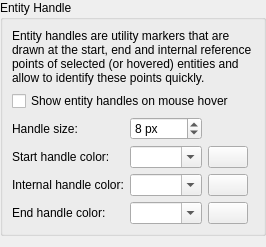
<?xml version="1.0" encoding="UTF-8"?>
<ui version="4.0">
 <class>LC_SettingsPageGraphicViewHandles</class>
 <widget class="QWidget" name="LC_SettingsPageGraphicViewHandles">
  <property name="geometry">
   <rect>
    <x>0</x>
    <y>0</y>
    <width>259</width>
    <height>247</height>
   </rect>
  </property>
  <layout class="QGridLayout" name="gridLayout_main">
   <property name="leftMargin">
    <number>0</number>
   </property>
   <property name="topMargin">
    <number>0</number>
   </property>
   <property name="rightMargin">
    <number>0</number>
   </property>
   <property name="bottomMargin">
    <number>0</number>
   </property>
   <item row="0" column="0">
    <widget class="QGroupBox" name="gbGVEntityHandle">
     <property name="title">
      <string>Entity Handle</string>
     </property>
     <layout class="QGridLayout" name="gridLayout_hnd">
      <item row="3" column="1">
       <widget class="LC_ContentAdjustableComboBox" name="cbStartHandleColor">
        <property name="sizePolicy">
         <sizepolicy hsizetype="Preferred" vsizetype="Preferred">
          <horstretch>0</horstretch>
          <verstretch>0</verstretch>
         </sizepolicy>
        </property>
        <property name="toolTip">
         <string>Start Handle Color

Color for start handle of entity</string>
        </property>
        <property name="editable">
         <bool>true</bool>
        </property>
        <property name="sizeAdjustPolicy">
         <enum>QComboBox::SizeAdjustPolicy::AdjustToContents</enum>
        </property>
       </widget>
      </item>
      <item row="5" column="0">
       <widget class="QLabel" name="lHandleEndColor">
        <property name="sizePolicy">
         <sizepolicy hsizetype="Preferred" vsizetype="Preferred">
          <horstretch>0</horstretch>
          <verstretch>0</verstretch>
         </sizepolicy>
        </property>
        <property name="text">
         <string>End handle color:</string>
        </property>
        <property name="buddy">
         <cstring>cbEndHandleColor</cstring>
        </property>
       </widget>
      </item>
      <item row="1" column="0" colspan="3">
       <widget class="QCheckBox" name="cbShowRefPointsOnHovering">
        <property name="sizePolicy">
         <sizepolicy hsizetype="Preferred" vsizetype="Preferred">
          <horstretch>0</horstretch>
          <verstretch>0</verstretch>
         </sizepolicy>
        </property>
        <property name="toolTip">
         <string>Handle Visibility

If enabled, entity handles are highlighted on hover (requires &quot;highlight entities on hover&quot; to be enabled)</string>
        </property>
        <property name="text">
         <string>Show entity handles on mouse hover</string>
        </property>
       </widget>
      </item>
      <item row="5" column="2">
       <widget class="LC_ColorButton" name="pb_end">
        <property name="toolTip">
         <string>End

Click to select color.</string>
        </property>
       </widget>
      </item>
      <item row="5" column="1">
       <widget class="LC_ContentAdjustableComboBox" name="cbEndHandleColor">
        <property name="sizePolicy">
         <sizepolicy hsizetype="Preferred" vsizetype="Preferred">
          <horstretch>0</horstretch>
          <verstretch>0</verstretch>
         </sizepolicy>
        </property>
        <property name="toolTip">
         <string>End Handle Color

Color of end handle for entity</string>
        </property>
        <property name="editable">
         <bool>true</bool>
        </property>
        <property name="sizeAdjustPolicy">
         <enum>QComboBox::SizeAdjustPolicy::AdjustToContents</enum>
        </property>
       </widget>
      </item>
      <item row="2" column="1">
       <widget class="QSpinBox" name="sbHandleSize">
        <property name="sizePolicy">
         <sizepolicy hsizetype="Minimum" vsizetype="Preferred">
          <horstretch>0</horstretch>
          <verstretch>0</verstretch>
         </sizepolicy>
        </property>
        <property name="toolTip">
         <string>Hangle Size

Size of square that is highlights entities reference points (endpoints etc.)</string>
        </property>
        <property name="suffix">
         <string> px</string>
        </property>
        <property name="minimum">
         <number>2</number>
        </property>
        <property name="maximum">
         <number>24</number>
        </property>
        <property name="value">
         <number>8</number>
        </property>
       </widget>
      </item>
      <item row="3" column="3">
       <spacer name="horizontalSpacer">
        <property name="orientation">
         <enum>Qt::Orientation::Horizontal</enum>
        </property>
        <property name="sizeHint" stdset="0">
         <size>
          <width>0</width>
          <height>0</height>
         </size>
        </property>
       </spacer>
      </item>
      <item row="4" column="1">
       <widget class="LC_ContentAdjustableComboBox" name="cbHandleColor">
        <property name="sizePolicy">
         <sizepolicy hsizetype="Preferred" vsizetype="Preferred">
          <horstretch>0</horstretch>
          <verstretch>0</verstretch>
         </sizepolicy>
        </property>
        <property name="toolTip">
         <string>Internal Handle Color

Color of non-endpoint handle of entity</string>
        </property>
        <property name="editable">
         <bool>true</bool>
        </property>
        <property name="sizeAdjustPolicy">
         <enum>QComboBox::SizeAdjustPolicy::AdjustToContents</enum>
        </property>
       </widget>
      </item>
      <item row="4" column="0">
       <widget class="QLabel" name="lHandleColor">
        <property name="sizePolicy">
         <sizepolicy hsizetype="Preferred" vsizetype="Preferred">
          <horstretch>0</horstretch>
          <verstretch>0</verstretch>
         </sizepolicy>
        </property>
        <property name="text">
         <string>Internal handle color:</string>
        </property>
        <property name="buddy">
         <cstring>cbHandleColor</cstring>
        </property>
       </widget>
      </item>
      <item row="3" column="0">
       <widget class="QLabel" name="lHandleStartColor">
        <property name="sizePolicy">
         <sizepolicy hsizetype="Preferred" vsizetype="Preferred">
          <horstretch>0</horstretch>
          <verstretch>0</verstretch>
         </sizepolicy>
        </property>
        <property name="text">
         <string>Start handle color:</string>
        </property>
        <property name="buddy">
         <cstring>cbStartHandleColor</cstring>
        </property>
       </widget>
      </item>
      <item row="2" column="0">
       <widget class="QLabel" name="lEntityHandleSize">
        <property name="sizePolicy">
         <sizepolicy hsizetype="Preferred" vsizetype="Preferred">
          <horstretch>0</horstretch>
          <verstretch>0</verstretch>
         </sizepolicy>
        </property>
        <property name="text">
         <string>Handle size:</string>
        </property>
        <property name="buddy">
         <cstring>sbHandleSize</cstring>
        </property>
       </widget>
      </item>
      <item row="4" column="2">
       <widget class="LC_ColorButton" name="pb_handle">
        <property name="toolTip">
         <string>Internal

Click to select color.</string>
        </property>
       </widget>
      </item>
      <item row="3" column="2">
       <widget class="LC_ColorButton" name="pb_start">
        <property name="toolTip">
         <string>Start

Click to select color.</string>
        </property>
       </widget>
      </item>
      <item row="0" column="0" colspan="4">
       <widget class="QLabel" name="label">
        <property name="text">
         <string>Entity handles are utility markers that are drawn at the start, end and internal reference points of selected (or hovered) entities and allow to identify these points quickly.</string>
        </property>
        <property name="wordWrap">
         <bool>true</bool>
        </property>
       </widget>
      </item>
     </layout>
    </widget>
   </item>
   <item row="1" column="0">
    <spacer name="verticalSpacer">
     <property name="orientation">
      <enum>Qt::Orientation::Vertical</enum>
     </property>
     <property name="sizeHint" stdset="0">
      <size>
       <width>0</width>
       <height>0</height>
      </size>
     </property>
    </spacer>
   </item>
  </layout>
 </widget>
 <customwidgets>
  <customwidget>
   <class>LC_ColorButton</class>
   <extends>QPushButton</extends>
   <header>lc_color_button.h</header>
  </customwidget>
         <customwidget>
             <class>LC_ContentAdjustableComboBox</class>
             <extends>QComboBox</extends>
             <header location="global">lc_content_adjustable_combo_box.h</header>
         </customwidget>
 </customwidgets>
 <resources/>
 <connections/>
</ui>
